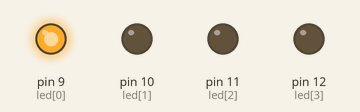
A sketch run on a simulated Arduino Uno, built with avr-gcc and run on an emulated ATmega328P. Parts: output pins drawn as LEDs (lit = HIGH).

Above: at 0.1 s.
At 3.1 s:
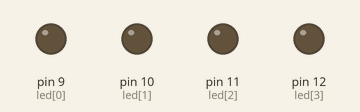
Timing chart, 0 to 23.5 s (numbered marks = the images above):
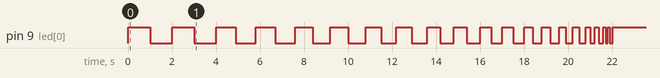

Measured:
- by itself, pin 9 (led[0]): LOW → HIGH at 0.00 s, → LOW 1.0 s later, → HIGH 1.0 s later, → LOW 1.0 s later, … (41 changes in this stretch)

The sketch:

code_3.ino
```cpp
int led[] = {9,10, 11, 12};
int j=1000;
void setup() {
  // put your setup code here, to run once:
  int i;
  for(i = 0; i < 4; i++){
      pinMode(led[i], OUTPUT);
   }
}

void loop() {
  int i = 0;
  for(i=0;i<2;i++){
    digitalWrite(led[0], HIGH);
    delay(j);
    digitalWrite(led[0], LOW);
    delay(j);
  }
  j = j-100;
}
```
